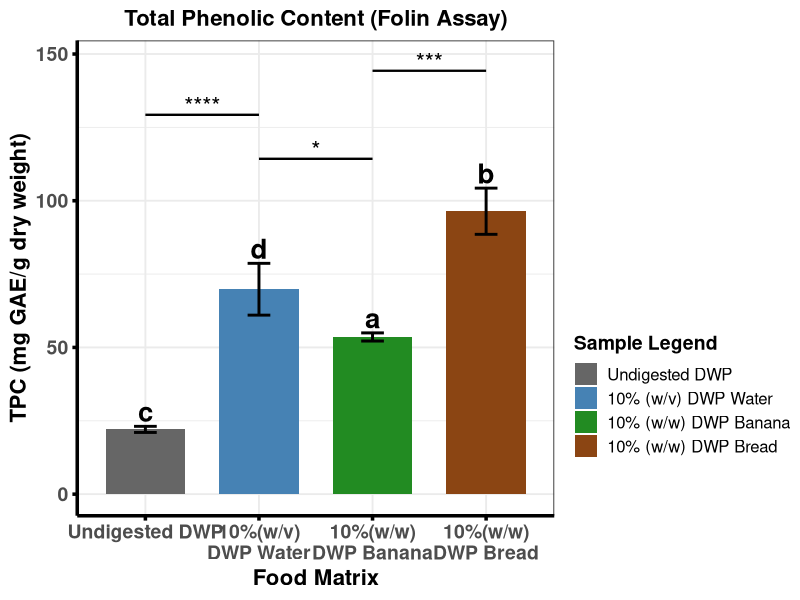
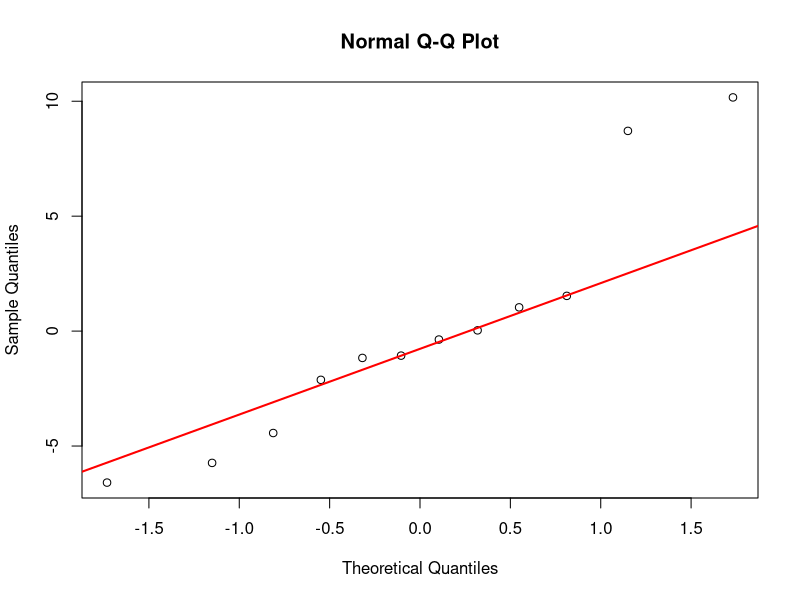
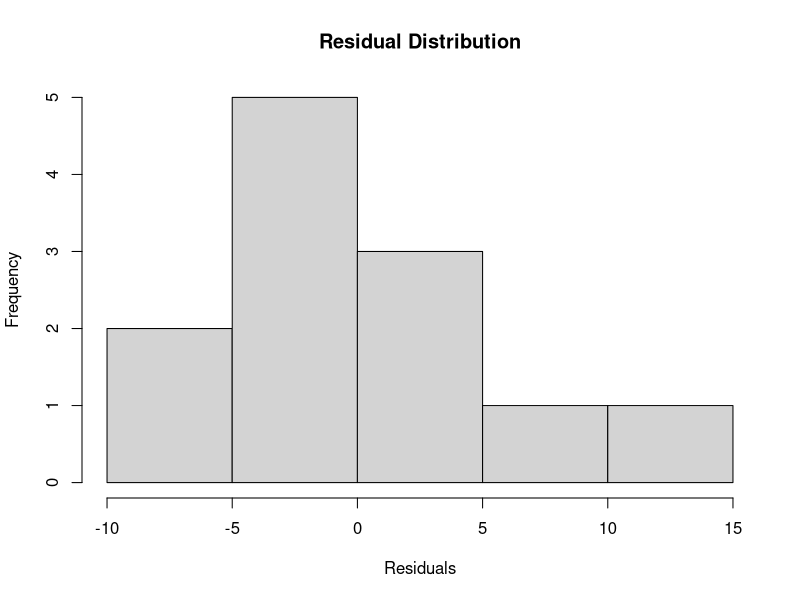
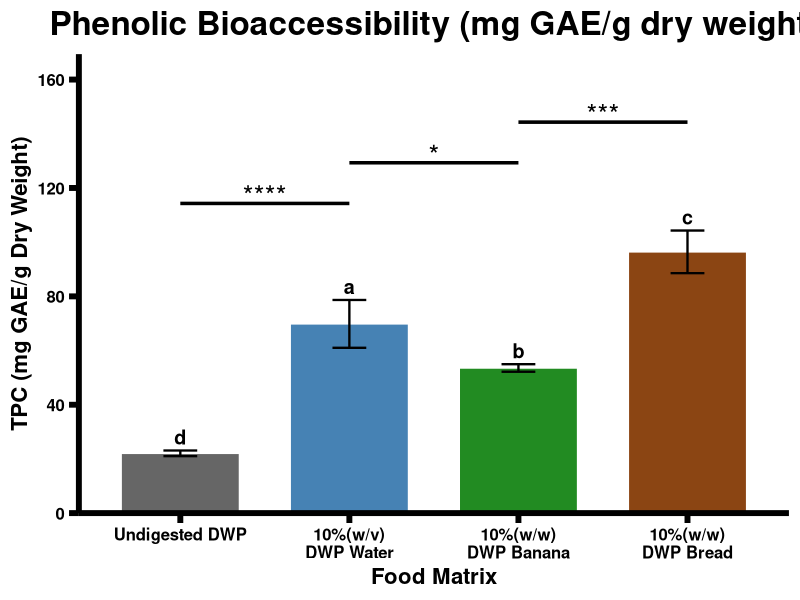
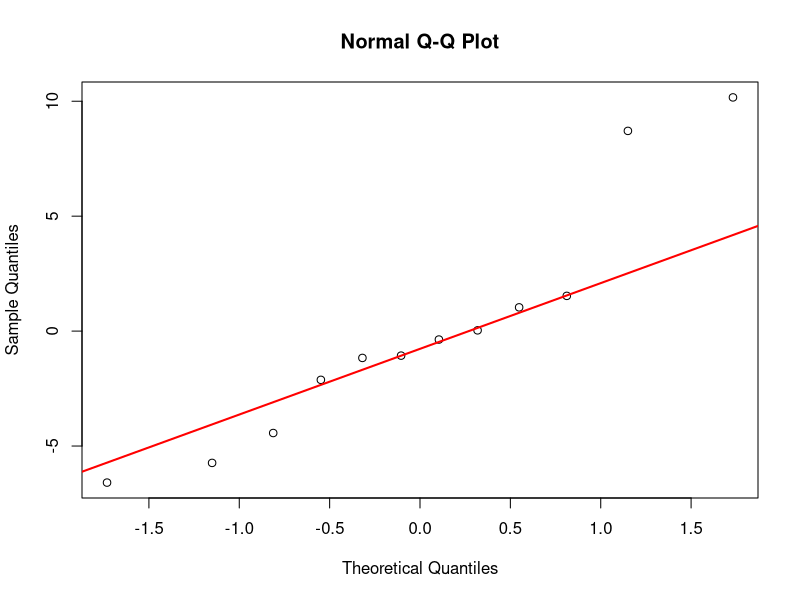
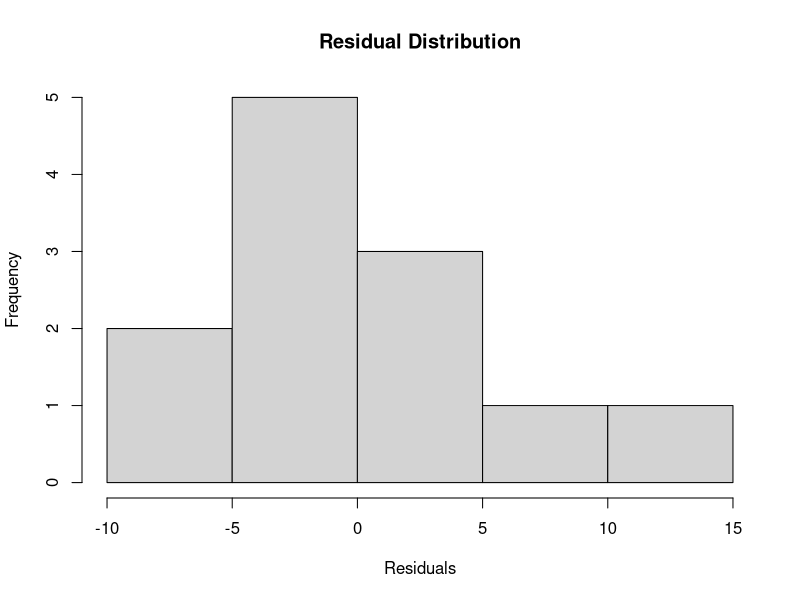

The R script that drew these images, in order:
#This Code is made by Maruf Raihan (PhD,NICHE,Ulster)for Folin data statistical analysis and visual presentation


library(dplyr)
library(ggplot2)
library(multcompView)

# -----------------------------
# Raw data
# -----------------------------
TPC <- c(
  22.1, 21.0, 23.1,        # Undigested DWP
  80.0, 65.4, 64.1,        # 10%(w/v)\nDWP Water
  52.4, 55.1, 53.2,        # 10%(w/w)\nDWP Banana
  105.13, 89.83, 94.30     # 10%(w/w)\nDWP Bread
)

group <- factor(rep(c("Undigested DWP", "10%(w/v)\nDWP Water", "10%(w/w)\nDWP Banana", "10%(w/w)\nDWP Bread"), each = 3))
df <- data.frame(TPC, group)

# -----------------------------
# ANOVA + Tukey
# -----------------------------
anova_result <- aov(TPC ~ group, data = df)
tukey <- TukeyHSD(anova_result)

# Extract p-values
pvals <- tukey$group[, "p adj"]
names(pvals) <- rownames(tukey$group)

# -----------------------------
# Tukey LETTERS (NEW)
# -----------------------------
letters <- multcompLetters(pvals)$Letters
letters_df <- data.frame(
  Sample = names(letters),
  Letter = letters
)

# -----------------------------
# Summary table (means + SD)
# -----------------------------
df_summary <- df %>%
  group_by(group) %>%
  summarise(
    Mean = mean(TPC),
    SD   = sd(TPC),
    .groups = "drop"
  )

df_summary$Sample <- factor(df_summary$group,
                            levels = c("Undigested DWP", "10%(w/v)\nDWP Water", "10%(w/w)\nDWP Banana", "10%(w/w)\nDWP Bread"))

# Merge Tukey letters into summary
df_summary <- merge(df_summary, letters_df, by.x = "Sample", by.y = "Sample")

# -----------------------------
# Function: convert p-value → asterisks
# -----------------------------
p_to_star <- function(p) {
  if (p < 0.0001) return("****")
  if (p < 0.001)  return("***")
  if (p < 0.01)   return("**")
  if (p < 0.05)   return("*")
  return("ns")
}

# -----------------------------
# Build automatic bracket table
# -----------------------------
comparisons <- data.frame(
  comp = names(pvals),
  p = pvals,
  stars = sapply(pvals, p_to_star)
)

# Split "A-B" into two groups
comparisons <- comparisons %>%
  mutate(
    g1 = sub("-.*", "", comp),
    g2 = sub(".*-", "", comp)
  )

# -----------------------------
# REMOVE ONLY:
# Undigested DWP – 10%(w/w)\nDWP Banana
# Undigested DWP – 10%(w/w) \nDWP Bread
# 10%(w/v)\nDWP Water – 10%(w/w) \nDWP Bread
# -----------------------------
remove_comps <- c(
  "Undigested DWP-10%(w/w)\nDWP Banana",
  "10%(w/w)\nDWP Banana-Undigested DWP",
  "10%(w/v)\nDWP Water-10%(w/w)\nDWP Bread",
  "10%(w/w)\nDWP Bread-10%(w/v)\nDWP Water",
  "Undigested DWP-10%(w/w)\nDWP Bread"
)

comparisons <- comparisons %>%
  filter(!(comp %in% remove_comps))

# -----------------------------
# Assign bracket height automatically
# -----------------------------
max_y <- max(df_summary$Mean + df_summary$SD)
comparisons$y <- seq(max_y + 10, max_y + 10 + 15*(nrow(comparisons)-1), by = 15)

# -----------------------------
# ggplot
# -----------------------------
p <- ggplot(df_summary, aes(x = Sample, y = Mean, fill = Sample)) +
  geom_col(width = 0.7) +
  geom_errorbar(aes(ymin = Mean - SD, ymax = Mean + SD),
                width = 0.2, linewidth = 1) +
  
  # -----------------------------
# ADD TUKEY LETTERS ABOVE BARS
# -----------------------------
geom_text(
  aes(label = Letter, y = Mean + SD + 5),
  size = 7,
  fontface = "bold"
) +
  
  scale_fill_manual(
    values = c("Undigested DWP" = "grey40",
               "10%(w/v)\nDWP Water"   = "steelblue",
               "10%(w/w)\nDWP Banana"  = "forestgreen",
               "10%(w/w)\nDWP Bread"   = "saddlebrown"),
    labels = c(
      "Undigested DWP",
      "10% (w/v) DWP Water",
      "10% (w/w) DWP Banana",
      "10% (w/w) DWP Bread"
    ),
    name = "Sample Legend"
  ) +
  
  theme_bw(base_size = 14) +
  theme(
    legend.position = "right",
    legend.margin = margin(t = 170),      # push legend downward
    legend.title = element_text(size = 14, face = "bold"),
    legend.text  = element_text(size = 12),
    plot.title = element_text(size = 16, face = "bold", hjust = 0.5),
    axis.text.x = element_text(size = 14, face = "bold"),
    axis.text.y = element_text(size = 14, face = "bold"),
    axis.title.x = element_text(size = 16, face = "bold"),
    axis.title.y = element_text(size = 16, face = "bold"),
    axis.line = element_line(colour = "black", linewidth = 1.2),
    axis.ticks = element_line(colour = "black", linewidth = 1.2)
  ) +
  labs(
    title = "Total Phenolic Content (Folin Assay)",
    x = "Food Matrix",
    y = "TPC (mg GAE/g dry weight)"
  )

# -----------------------------
# Add automatic brackets + asterisks
# -----------------------------
for (i in 1:nrow(comparisons)) {
  g1 <- comparisons$g1[i]
  g2 <- comparisons$g2[i]
  y  <- comparisons$y[i]
  stars <- comparisons$stars[i]
  
  x1 <- which(levels(df_summary$Sample) == g1)
  x2 <- which(levels(df_summary$Sample) == g2)
  
  p <- p +
    annotate("segment", x = x1, xend = x2, y = y, yend = y, linewidth = 0.8) +
    annotate("text", x = (x1 + x2)/2, y = y + 3, label = stars, size = 6)
}

print(p)

# -----------------------------
# Console output
# -----------------------------
cat("\n=== DESCRIPTIVE STATS + TUKEY LETTERS ===\n")
print(df_summary)

cat("\n=== ANOVA SUMMARY ===\n")
print(summary(anova_result))

cat("\n=== TUKEY POST-HOC ===\n")
print(tukey)

cat("\n=== SIGNIFICANCE STARS USED IN PLOT ===\n")
print(comparisons[, c("comp", "p", "stars")])


# ---------------------------------------------------------
# ANOVA ASSUMPTION CHECKS
# ---------------------------------------------------------

# Residuals from ANOVA model
res <- residuals(anova_result)

# Shapiro-Wilk normality test
shapiro.test(res)

# Q-Q plot
qqnorm(res)
qqline(res, col = "red", lwd = 2)

# Histogram of residuals
hist(res,
     main = "Residual Distribution",
     xlab = "Residuals")

# Homogeneity of variance
library(car)

leveneTest(TPC ~ group, data = df)


#Methods

#Assumptions of normality and homogeneity of variance were assessed using the Shapiro-Wilk and Levene's tests, respectively. Differences among food matrices were evaluated by one-way ANOVA followed by Tukey's HSD post hoc test (p < 0.05).

#Results (if reporting assumptions)

#Residuals were normally distributed (Shapiro-Wilk: W = 0.89699, p = 0.1451), supporting the use of parametric analyses.
#In your thesis, if an examiner asks why you checked residuals rather than raw values, the short answer is:

#ANOVA assumes that model residuals are normally distributed within treatments. Therefore, normality was assessed using the residuals from the fitted ANOVA model rather than the pooled raw observations
#ANOVA asks:

#"Are the differences between groups larger than the random variation within groups?"

#Therefore the distribution that matters is the distribution of the within-group random variation, i.e., the residuals.



#NAPIC 2026

# =====================================================================
# FOLIN DATA ANALYSIS + PUBLICATION-QUALITY BAR PLOT
# Author: Maruf Raihan (PhD, NICHE, Ulster)
# =====================================================================

library(dplyr)
library(ggplot2)
library(multcompView)
library(grid)
library(car)

# -----------------------------
# 1. RAW DATA
# -----------------------------

TPC <- c(
  22.1, 21.0, 23.1,         # Undigested DWP
  80.0, 65.4, 64.1,         # Water
  52.4, 55.1, 53.2,         # Banana
  105.13, 89.83, 94.30      # Bread
)

group <- factor(
  rep(
    c(
      "Undigested DWP",
      "10%(w/v)\nDWP Water",
      "10%(w/w)\nDWP Banana",
      "10%(w/w)\nDWP Bread"
    ),
    each = 3
  ),
  levels = c(
    "Undigested DWP",
    "10%(w/v)\nDWP Water",
    "10%(w/w)\nDWP Banana",
    "10%(w/w)\nDWP Bread"
  )
)

df <- data.frame(TPC, group)

# -----------------------------
# 2. ANOVA + TUKEY
# -----------------------------

anova_result <- aov(TPC ~ group, data = df)

tukey <- TukeyHSD(anova_result)

# Extract p-values
pvals <- tukey$group[, "p adj"]
names(pvals) <- rownames(tukey$group)

# -----------------------------
# 3. TUKEY LETTERS
# -----------------------------

letters <- multcompLetters(pvals)$Letters

letters_df <- data.frame(
  Sample = names(letters),
  Letter = letters
)

# -----------------------------
# 4. SUMMARY TABLE
# -----------------------------

df_summary <- df %>%
  group_by(group) %>%
  summarise(
    Mean = mean(TPC),
    SD = sd(TPC),
    .groups = "drop"
  )

df_summary$Sample <- factor(
  df_summary$group,
  levels = c(
    "Undigested DWP",
    "10%(w/v)\nDWP Water",
    "10%(w/w)\nDWP Banana",
    "10%(w/w)\nDWP Bread"
  )
)

df_summary <- merge(
  df_summary,
  letters_df,
  by.x = "Sample",
  by.y = "Sample"
)

# -----------------------------
# 5. FUNCTION: P-VALUE TO STARS
# -----------------------------

p_to_star <- function(p) {
  
  if (p < 0.0001) return("****")
  if (p < 0.001) return("***")
  if (p < 0.01) return("**")
  if (p < 0.05) return("*")
  
  return("ns")
}

# -----------------------------
# 6. BUILD COMPARISON TABLE
# -----------------------------

comparisons <- data.frame(
  comp = names(pvals),
  p = pvals,
  stars = sapply(pvals, p_to_star)
)

comparisons <- comparisons %>%
  mutate(
    g1 = sub("-.*", "", comp),
    g2 = sub(".*-", "", comp)
  )

# -----------------------------
# REMOVE COMPARISONS
# -----------------------------

remove_comps <- c(
  "Undigested DWP-10%(w/w)\nDWP Banana",
  "10%(w/w)\nDWP Banana-Undigested DWP",
  
  "10%(w/v)\nDWP Water-10%(w/w)\nDWP Bread",
  "10%(w/w)\nDWP Bread-10%(w/v)\nDWP Water",
  
  "Undigested DWP-10%(w/w)\nDWP Bread",
  "10%(w/w)\nDWP Bread-Undigested DWP"
)

comparisons <- comparisons %>%
  filter(!(comp %in% remove_comps))

# Optional: remove all non-significant comparisons
comparisons <- comparisons %>%
  filter(stars != "ns")

# -----------------------------
# BRACKET HEIGHTS
# -----------------------------

max_y <- max(df_summary$Mean + df_summary$SD)

comparisons$y <- seq(
  max_y + 10,
  max_y + 10 + 15 * (nrow(comparisons) - 1),
  by = 15
)

# -----------------------------
# 7. PUBLICATION-QUALITY PLOT
# -----------------------------

p <- ggplot(
  df_summary,
  aes(
    x = Sample,
    y = Mean,
    fill = Sample
  )
) +
  
  geom_col(
    width = 0.7,
    colour = "white"
  ) +
  
  geom_errorbar(
    aes(
      ymin = Mean - SD,
      ymax = Mean + SD
    ),
    width = 0.2,
    linewidth = 0.8
  ) +
  
  geom_text(
    aes(
      label = Letter,
      y = Mean + SD + 5
    ),
    size = 5,
    fontface = "bold"
  ) +
  
  scale_fill_manual(
    values = c(
      "Undigested DWP" = "grey40",
      "10%(w/v)\nDWP Water" = "steelblue",
      "10%(w/w)\nDWP Banana" = "forestgreen",
      "10%(w/w)\nDWP Bread" = "saddlebrown"
    )
  ) +
  
  scale_y_continuous(
    expand = expansion(mult = c(0, 0.15))
  ) +
  
  labs(
    title = "Phenolic Bioaccessibility (mg GAE/g dry weight)",
    x = "Food Matrix",
    y = "TPC (mg GAE/g Dry Weight)"
  ) +
  
  theme_classic(base_size = 16) +
  
  theme(
    
    legend.position = "none",
    
    panel.background = element_rect(
      fill = "white",
      colour = NA
    ),
    
    plot.background = element_rect(
      fill = "white",
      colour = NA
    ),
    
    plot.title = element_text(
      size = 24,
      face = "bold",
      hjust = 0.5
    ),
    
    axis.text.x = element_text(
      size = 12,
      face = "bold",
      colour = "black"
    ),
    
    axis.text.y = element_text(
      size = 12,
      face = "bold",
      colour = "black"
    ),
    
    axis.title.x = element_text(
      size = 16,
      face = "bold"
    ),
    
    axis.title.y = element_text(
      size = 16,
      face = "bold"
    ),
    
    axis.line = element_line(
      colour = "black",
      linewidth = 2
    ),
    
    axis.ticks = element_line(
      colour = "black",
      linewidth = 2
    ),
    
    axis.ticks.length = unit(0.25, "cm"),
    
    panel.grid.major = element_blank(),
    panel.grid.minor = element_blank()
  )

# -----------------------------
# 8. ADD BRACKETS + STARS
# -----------------------------

for (i in 1:nrow(comparisons)) {
  
  g1 <- comparisons$g1[i]
  g2 <- comparisons$g2[i]
  y <- comparisons$y[i]
  stars <- comparisons$stars[i]
  
  x1 <- which(levels(df_summary$Sample) == g1)
  x2 <- which(levels(df_summary$Sample) == g2)
  
  p <- p +
    annotate(
      "segment",
      x = x1,
      xend = x2,
      y = y,
      yend = y,
      linewidth = 1.2
    ) +
    annotate(
      "text",
      x = (x1 + x2) / 2,
      y = y + 3,
      label = stars,
      size = 7
    )
}

# -----------------------------
# 9. PRINT PLOT
# -----------------------------

print(p)

# -----------------------------
# 10. STATISTICAL OUTPUT
# -----------------------------

cat("\n=== DESCRIPTIVE STATS + TUKEY LETTERS ===\n")
print(df_summary)

cat("\n=== ANOVA SUMMARY ===\n")
print(summary(anova_result))

cat("\n=== TUKEY POST-HOC ===\n")
print(tukey)

cat("\n=== SIGNIFICANCE STARS USED IN PLOT ===\n")
print(comparisons[, c("comp", "p", "stars")])

# -----------------------------
# 11. ASSUMPTION CHECKS
# -----------------------------

res <- residuals(anova_result)

shapiro.test(res)

qqnorm(res)
qqline(res, col = "red", lwd = 2)

hist(
  res,
  main = "Residual Distribution",
  xlab = "Residuals"
)

leveneTest(
  TPC ~ group,
  data = df
)
